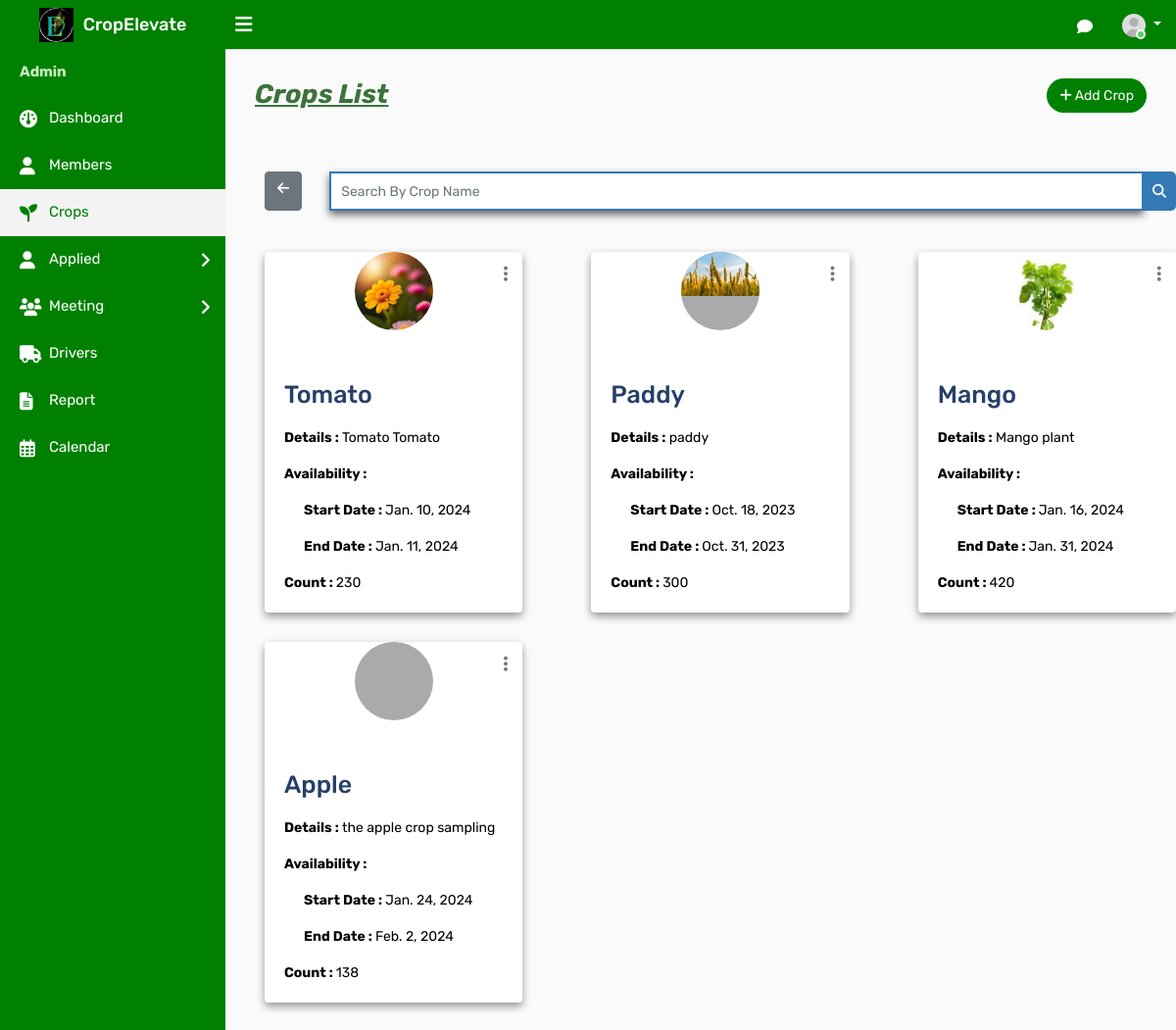
Before: /adcrop with the older database file.
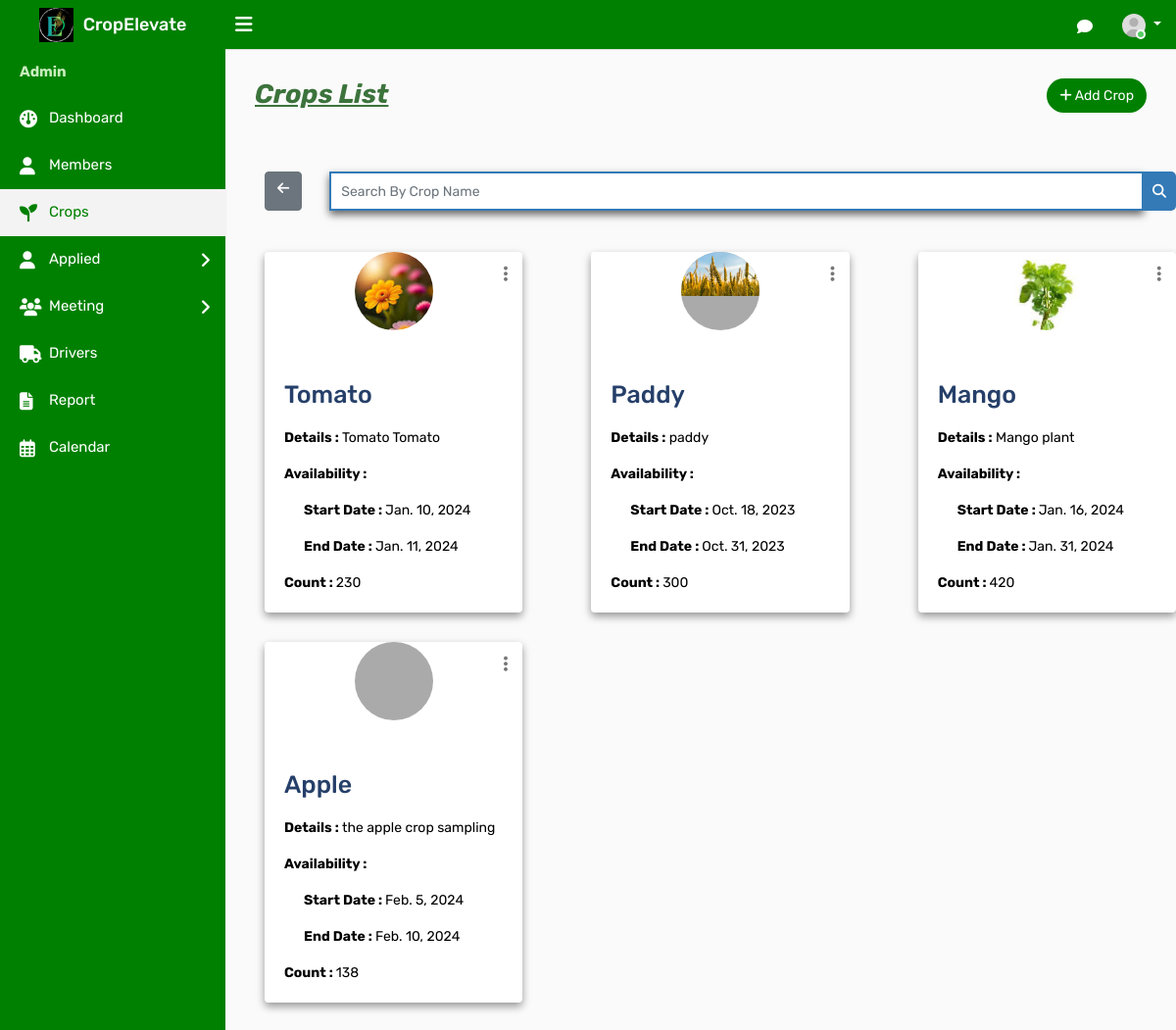
After: the same page with the newer database file.
### ceapp/models.py (models this page shows)
class Crop(models.Model):
    Namec = models.CharField(max_length=100)
    des = models.TextField()
    start_date = models.DateField(null=True, blank=True)
    end_date = models.DateField(null=True, blank=True)
    count = models.PositiveIntegerField(default=0)
    crop_photo = models.ImageField(upload_to='crop_photos/', blank=True, null=True)
    is_active = models.BooleanField(default=True)
    created_at = models.DateTimeField(auto_now_add=True)
    current = models.BooleanField(default=False)

### ceapp/views.py (the view)
# urls.py: path('adcrop',views.adcrop,name='adcrop'),
def adcrop(request):
    crops = Crop.objects.all()
    return render(request, 'admintemp/adcrop.html', {'crops': crops})

### templates/admintemp/adcrop.html (shortened to what this page needs)
{% load static %}
<!DOCTYPE html>
<html lang="en">
<head>
    <link rel="stylesheet" type="text/css" href="{% static 'assets/css/bootstrap.min.css' %}">
    <link rel="stylesheet" type="text/css" href="{% static 'assets/css/dataTables.bootstrap4.min.css' %}">
    <link rel="stylesheet" type="text/css" href="{% static 'assets/css/font-awesome.min.css' %}">
    <link rel="stylesheet" type="text/css" href="{% static 'assets/css/style.css' %}">
    <link rel="stylesheet" href="https://cdnjs.cloudflare.com/ajax/libs/font-awesome/6.2.0/css/all.min.css">
</head>
<body>
    <div class="main-wrapper">
        <div class="header">
			<div class="header-left">
				<a href="{% url 'adindex' %}" class="logo">
					<img src="{% static 'assets/img/adminlogo1.png' %}" width="35" height="35" alt=""> <span>CropElevate</span>
				</a>
			</div>
			<a id="toggle_btn" href="javascript:void(0);"><i class="fa fa-bars"></i></a>
            <ul class="nav user-menu float-right">
                <li class="nav-item dropdown d-none d-sm-block">
                    <a href="javascript:void(0);" id="open_msg_box" class="hasnotifications nav-link"><i class="fa fa-comment-o"></i> </a>
                </li>
                <li class="nav-item dropdown has-arrow">
                    <a href="#" class="dropdown-toggle nav-link user-link" data-toggle="dropdown">
                        <span class="user-img"><img class="rounded-circle" src="{% static 'assets/img/user.jpg' %}" width="40" alt="Admin">
							<span class="status online"></span></span>
                    </a>
                </li>
            </ul>
        </div>
        <div class="sidebar" id="sidebar">
            <div class="sidebar-inner slimscroll">
                <div id="sidebar-menu" class="sidebar-menu">
                    <ul>
                        <li class="menu-title" style="color:#c9edbe; font-weight:bold;">Admin</li>
                        <li>
                            <a href="{% url 'adindex' %}"><i class="fa fa-dashboard"></i> <span>Dashboard</span></a>
                        </li>
						<li>
                            <a href="{% url 'admember' %}"><i class="fa fa-user"></i> <span>Members</span></a>
                        </li>
                        <li class="active">
                            <a href="{% url 'adcrop' %}"><i class="fas fa-seedling fa-2x"></i> <span>Crops</span></a>
                        </li>
                        <li class="submenu green-background">
                            <a href="#"><i class="fa fa-user"></i> Applied <span class="menu-arrow"></span></a>
                        </li>
                        <li class="submenu green-background">
                            <a href="#"><i class="fas fa-users fa-2x"></i>  Meeting<span class="menu-arrow"></span></a>
                        </li>
                        <li>
                            <a href="{% url 'addriver' %}"><i class="fas fa-truck"></i> <span>Drivers</span></a>
                        </li>
                        <li>
                            <a href="{% url 'adreport' %}"><i class="fas fa-file-text"></i>
                            </i> <span>Report</span></a>
                        </li>
                        <li>
                            <a href="{% url 'adcalendar' %}"><i class="far fa-calendar-alt fa-2x"></i>
                                <span>Calendar</span></a>
                        </li>
                    </ul>
                </div>
            </div>
        </div>
                </div>
                <div class="page-wrapper">
                    <div class="content">
                        <div class="row">
                            <div class="col-sm-5 col-5">
                                <h4 class="page-title" style="font-size:27px; color:#3c733c;" id="croplist"><b><i><u>Crops List</b></i></u></h4>
                            </div>
                            <div class="col-sm-7 col-7 text-right m-b-30">
                                <a href="{% url 'adaddcrop' %}" class="btn btn-primary btn-rounded" style="background-color: green; color: white;" id="addcro"><i class="fa fa-plus"></i> Add Crop</a>
                            </div>
                        </div>
                        </div>
                        <div class="row">
                            <div class="col-md-12">
                                <form id="search-form" method="GET" action="{% url 'search_crop' %}">
                                    <div class="input-group">
                                        <a href="{% url 'adcrop' %}" class="btn btn-secondary" style="margin-left:40px;"><i class="fa fa-arrow-left"></i></a>&ensp;&ensp;&ensp;&ensp;
                                        <input type="text" class="form-control custom-search-input" name="cropname" placeholder="Search By Crop Name">
                                        <div class="input-group-append">
                                            <button class="btn btn-primary custom-search-btn" type="submit"><i class="fa fa-search"></i></button>
                                        </div>
                                    </div>
                                </form>
                            </div>
                        </div><br><br>
                        <div class="row">
                            {% for crop in crops %}
                            <div class="col-md-4">
                                <div class="card" style="box-shadow: 0 4px 8px 0 rgba(0, 0, 0, 0.4); margin-left:40px;">
                                    <div class="dropdown profile-action">
                                        <a href="#" class="action-icon dropdown-toggle" data-toggle="dropdown" aria-expanded="false"><i class="fa fa-ellipsis-v"></i></a>
                                    </div>
                                    <div class="doctor-img">
                                        <a class="avatar" href="#"><img alt="" src="{{ crop.crop_photo.url }}"></a>
                                       </div>
                                    <div class="card-body">
                                        <p>
                                        <h5 class="card-title" style="color:#253f69; font-size: 25px;">{{ crop.Namec }}</h5>
                                        <p class="card-text" style="color:black;"><b>Details :</b>  {{ crop.des }}</p>
                                        <p class="card-text" style="color:black;"><b>Availability :</b></p>
                                        <p class="card-text" style= "padding-left:20px; color:black;"><b>Start Date : </b> {{ crop.start_date }}</p>
                                        <p class="card-text"  style= "padding-left:20px; color:black;"><b>End Date :  </b>{{ crop.end_date }}</p>
                                        <p class="card-text"style="color:black;"><b>Count : </b> {{ crop.count }}</p>
                                    </div>
                                </div>
                            </div>
                            {% endfor %}
                        </div>
		</div>
</body>
</html>

Changed rows visible on the page:
changed Crop "Apple": start_date "Jan. 24, 2024" → "Feb. 5, 2024"; end_date "Feb. 2, 2024" → "Feb. 10, 2024"
